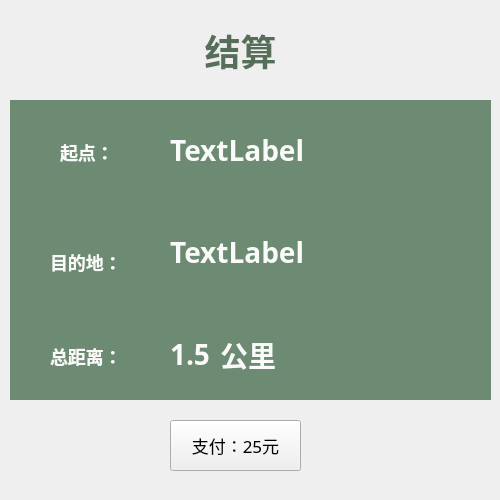
<?xml version="1.0" encoding="UTF-8"?>
<ui version="4.0">
 <class>pay</class>
 <widget class="QMainWindow" name="pay">
  <property name="geometry">
   <rect>
    <x>0</x>
    <y>0</y>
    <width>500</width>
    <height>500</height>
   </rect>
  </property>
  <property name="maximumSize">
   <size>
    <width>500</width>
    <height>500</height>
   </size>
  </property>
  <property name="windowTitle">
   <string>MainWindow</string>
  </property>
  <widget class="QWidget" name="centralwidget">
   <widget class="QLabel" name="label">
    <property name="geometry">
     <rect>
      <x>0</x>
      <y>0</y>
      <width>481</width>
      <height>100</height>
     </rect>
    </property>
    <property name="maximumSize">
     <size>
      <width>500</width>
      <height>100</height>
     </size>
    </property>
    <property name="styleSheet">
     <string notr="true">QLabel{
width: 144px;
height: 50px;
opacity: 1;
font-size: 36px;
font-family: Roboto, Roboto-Bold;
font-weight: Bold;
text-align: left;
color: #556f59;
line-height: 0px;
}</string>
    </property>
    <property name="text">
     <string>结算</string>
    </property>
    <property name="alignment">
     <set>Qt::AlignCenter</set>
    </property>
   </widget>
   <widget class="QWidget" name="widget" native="true">
    <property name="geometry">
     <rect>
      <x>10</x>
      <y>100</y>
      <width>481</width>
      <height>300</height>
     </rect>
    </property>
    <property name="maximumSize">
     <size>
      <width>500</width>
      <height>300</height>
     </size>
    </property>
    <property name="styleSheet">
     <string notr="true">QWidget{
width: 414px;
height: 223px;
opacity: 1;
background: #6d8b72;
font-size: 7px;
font-family: Microsoft YaHei, Microsoft YaHei-Normal;
font-weight: Normal;
text-align: center;
color: #333333;
line-height: 10px;
text-shadow: 0px 3px 6px 0px rgba(0,0,0,0.15); 
}</string>
    </property>
    <layout class="QVBoxLayout" name="verticalLayout">
     <item>
      <widget class="QWidget" name="widget_2" native="true">
       <widget class="QLabel" name="label_2">
        <property name="geometry">
         <rect>
          <x>50</x>
          <y>40</y>
          <width>90</width>
          <height>25</height>
         </rect>
        </property>
        <property name="styleSheet">
         <string notr="true">QLabel{
width: 90px;
height: 50px;
opacity: 1;
font-size: 18px;
font-family: Microsoft YaHei, Microsoft YaHei-Bold;
font-weight: Bold;
text-align: left;
color: #fafafa;
line-height: 50px;
}</string>
        </property>
        <property name="text">
         <string>起点：</string>
        </property>
       </widget>
       <widget class="QLabel" name="label_5">
        <property name="geometry">
         <rect>
          <x>160</x>
          <y>30</y>
          <width>151</width>
          <height>41</height>
         </rect>
        </property>
        <property name="styleSheet">
         <string notr="true">QLabel{
width: 191px;
height: 39px;
opacity: 1;
font-size: 28px;
font-family: Microsoft YaHei, Microsoft YaHei-Bold;
font-weight: Bold;
text-align: left;
color: #fafafa;
line-height: 0px;
border-width:0;
border-style:outset;
background-color:transparent;

}</string>
        </property>
        <property name="text">
         <string>TextLabel</string>
        </property>
       </widget>
      </widget>
     </item>
     <item>
      <widget class="QWidget" name="widget_3" native="true">
       <widget class="QLabel" name="label_3">
        <property name="geometry">
         <rect>
          <x>40</x>
          <y>40</y>
          <width>81</width>
          <height>41</height>
         </rect>
        </property>
        <property name="styleSheet">
         <string notr="true">QLabel{
width: 90px;
height: 50px;
opacity: 1;
font-size: 18px;
font-family: Microsoft YaHei, Microsoft YaHei-Bold;
font-weight: Bold;
text-align: left;
color: #fafafa;
line-height: 50px;
}</string>
        </property>
        <property name="text">
         <string>目的地：</string>
        </property>
       </widget>
       <widget class="QLabel" name="label_6">
        <property name="geometry">
         <rect>
          <x>160</x>
          <y>30</y>
          <width>141</width>
          <height>41</height>
         </rect>
        </property>
        <property name="styleSheet">
         <string notr="true">QLabel{
width: 191px;
height: 39px;
opacity: 1;
font-size: 28px;
font-family: Microsoft YaHei, Microsoft YaHei-Bold;
font-weight: Bold;
text-align: left;
color: #fafafa;
line-height: 0px;
border-width:0;
border-style:outset;
background-color:transparent;

}</string>
        </property>
        <property name="text">
         <string>TextLabel</string>
        </property>
       </widget>
      </widget>
     </item>
     <item>
      <widget class="QWidget" name="widget_4" native="true">
       <widget class="QLabel" name="label_4">
        <property name="geometry">
         <rect>
          <x>40</x>
          <y>40</y>
          <width>72</width>
          <height>25</height>
         </rect>
        </property>
        <property name="styleSheet">
         <string notr="true">QLabel{
width: 90px;
height: 50px;
opacity: 1;
font-size: 18px;
font-family: Microsoft YaHei, Microsoft YaHei-Bold;
font-weight: Bold;
text-align: left;
color: #fafafa;
line-height: 50px;
}</string>
        </property>
        <property name="text">
         <string>总距离：</string>
        </property>
       </widget>
       <widget class="QLabel" name="label_7">
        <property name="geometry">
         <rect>
          <x>210</x>
          <y>30</y>
          <width>61</width>
          <height>41</height>
         </rect>
        </property>
        <property name="styleSheet">
         <string notr="true">QLabel{
width: 191px;
height: 39px;
opacity: 1;
font-size: 28px;
font-family: Microsoft YaHei, Microsoft YaHei-Bold;
font-weight: Bold;
text-align: left;
color: #fafafa;
line-height: 0px;
border-width:0;
border-style:outset;
background-color:transparent;

}</string>
        </property>
        <property name="text">
         <string>公里</string>
        </property>
       </widget>
       <widget class="QLabel" name="label_8">
        <property name="geometry">
         <rect>
          <x>160</x>
          <y>30</y>
          <width>51</width>
          <height>41</height>
         </rect>
        </property>
        <property name="styleSheet">
         <string notr="true">QLabel{
width: 191px;
height: 39px;
opacity: 1;
font-size: 28px;
font-family: Microsoft YaHei, Microsoft YaHei-Bold;
font-weight: Bold;
text-align: left;
color: #fafafa;
line-height: 0px;
border-width:0;
border-style:outset;
background-color:transparent;

}</string>
        </property>
        <property name="text">
         <string>1.5</string>
        </property>
       </widget>
      </widget>
     </item>
    </layout>
   </widget>
   <widget class="QPushButton" name="pushButton">
    <property name="geometry">
     <rect>
      <x>170</x>
      <y>420</y>
      <width>131</width>
      <height>51</height>
     </rect>
    </property>
    <property name="font">
     <font>
      <family>楷体</family>
      <pointsize>13</pointsize>
     </font>
    </property>
    <property name="styleSheet">
     <string notr="true">QPushutton{
width: 195px;
height: 50px;
opacity: 1;
background: #eeeeee;
font-size: 18px;
font-family: Microsoft YaHei, Microsoft YaHei-Bold;
font-weight: Bold;
text-align: center;
color: #ff001d;
line-height: 21px;
text-shadow: 0px 3px 6px 0px rgba(0,0,0,0.15); 
}</string>
    </property>
    <property name="text">
     <string>支付：25元</string>
    </property>
   </widget>
  </widget>
 </widget>
 <resources/>
 <connections/>
</ui>
